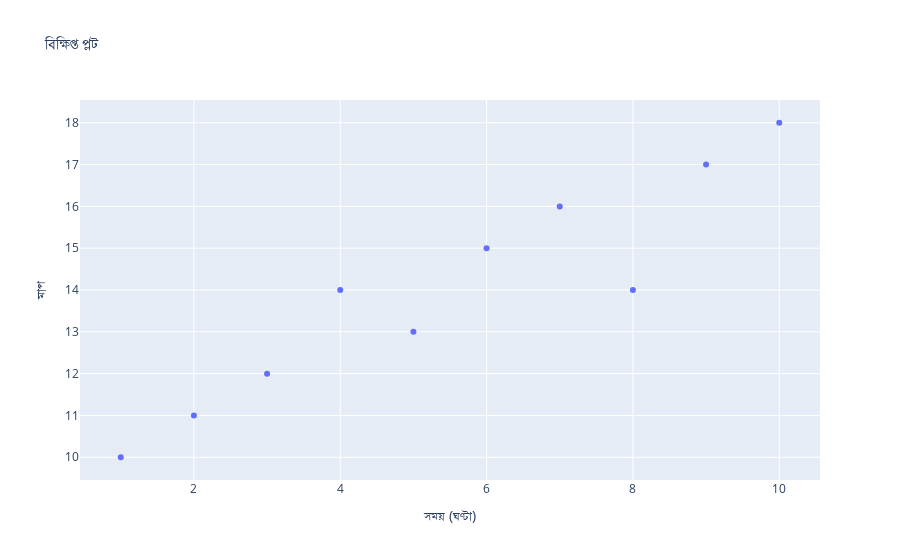

Notebook source saved alongside this figure:
### Markdown cell above
Scatter Plot in Bengali

### Code cell
import plotly.graph_objects as go

# Creating a scatter plot
fig = go.Figure()

fig.add_trace(go.Scatter(
    x=[1, 2, 3, 4, 5, 6, 7, 8, 9, 10],
    y=[10, 11, 12, 14, 13, 15, 16, 14, 17, 18],
    mode='markers',
    name='বিক্ষিপ্ত ডেটা'
))

fig.update_layout(
    title='বিক্ষিপ্ত প্লট',
    xaxis_title='সময় (ঘণ্টা)',
    yaxis_title='মাপ',
    legend_title='ডেটা সেট'
)

fig.show()
fig.write_image('Charts\Data over time (temporal)\multilingual\scatter_plot_bengali.png')

### Figure 1 — Plotly figure (JSON) as saved in the notebook; plotly's stock layout.template omitted (floating-point values rounded to 4 significant figures)
{"data": [{"mode": "markers", "name": "বিক্ষিপ্ত ডেটা", "type": "scatter", "x": [1, 2, 3, 4, 5, 6, 7, 8, 9, 10], "y": [10, 11, 12, 14, 13, 15, 16, 14, 17, 18]}], "layout": {"legend": {"title": {"text": "ডেটা সেট"}}, "title": {"text": "বিক্ষিপ্ত প্লট"}, "xaxis": {"title": {"text": "সময় (ঘণ্টা)"}}, "yaxis": {"title": {"text": "মাপ"}}}}
